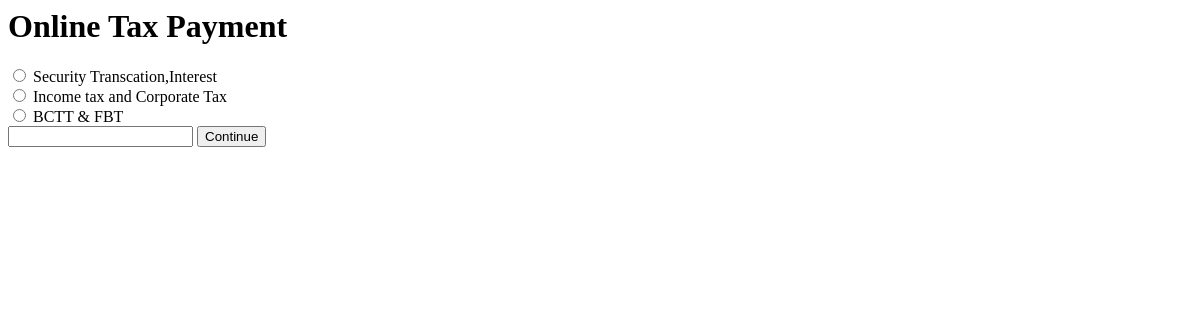
Before: /onlinePayment/ with the older database file.
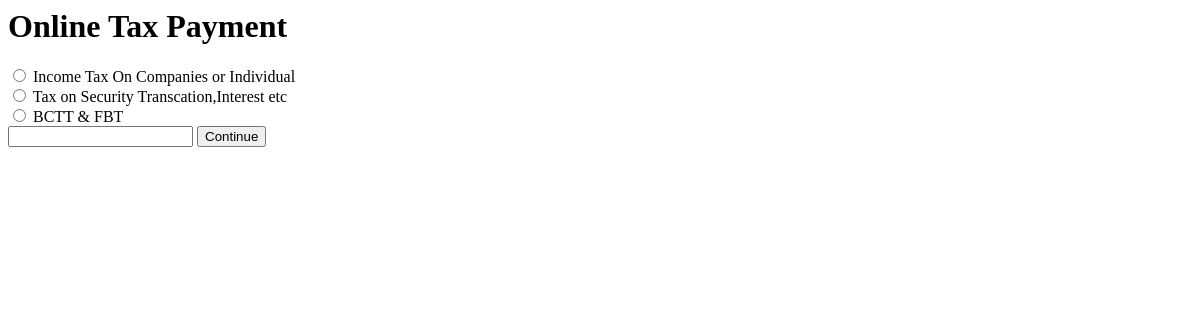
After: the same page with the newer database file.
### online_payment/models.py (models this page shows)
class Taxtype(models.Model):
	tax_type_id=models.IntegerField(primary_key=True)
	tax_type_name=models.CharField(max_length=150)

### online_payment/views.py (the view)
def onli(request):
	tax_list = Taxtype.objects.all()
	return render_to_response('base.html',locals())

### templates/base.html (shortened to what this page needs)
<html lang="en">
<head>
</head>
<body>
	<h1>Online Tax Payment</h1>
	<form action="homePage/" method="get">
	{% for item in tax_list %}
    	<input type="radio" name="type" value="{{ item.tax_type_id }}" /> {{ item.tax_type_name }}<br />
	{% endfor %}
	<input type="text" name="accno">
        <input type="submit" value="Continue">
    </form>
</body>
</html>

Changed rows visible on the page:
changed Taxtype: tax_type_name "Security Transcation,Interest" → "Income Tax On Companies or Individual"
changed Taxtype: tax_type_name "Income tax and Corporate Tax" → "Tax on Security Transcation,Interest etc"
